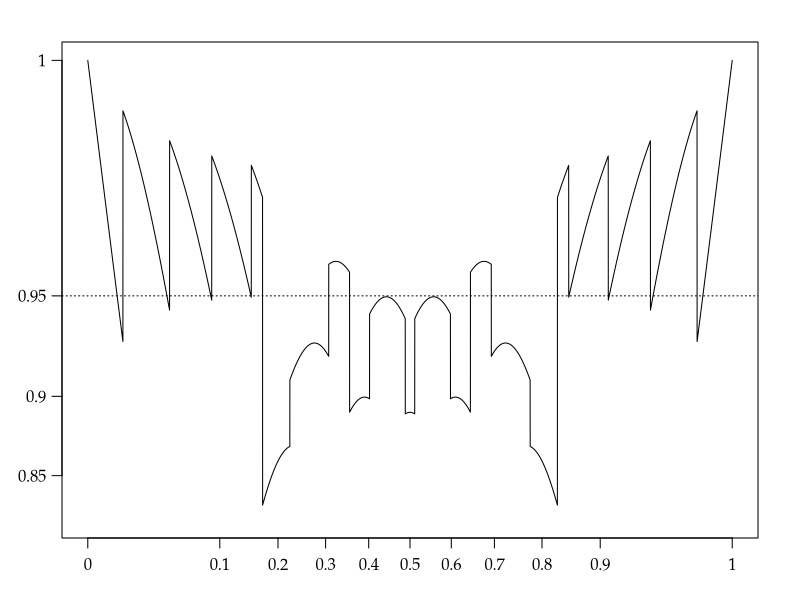

Here is the R script that generated this plot: (Note: this script raises an error after producing the figure.)
args = commandArgs()
basename = sub(".R$", "", sub("^--file=(.*/)?", "", args[grep("^--file=", args)]))
if (length(basename) != 0)
    pdf(file=paste0(basename, "_tmp.pdf"), colormodel="gray", width=7, height=3)
par(family="Palatino")
par(mgp=c(2,0.8,0)) # title and axis margins. default: c(3,1,0)
par(mar=c(3,3,2,2)+0.1) # bottom, left, top, right margins. default: c(5,4,4,2)+0.1

pb = function(x) (2/pi)*asin(sqrt(x))  # pbeta(x,0.5,0.5)
qb = function(z) (sin(pi*z/2))^2       # qbeta(z,0.5,0.5)
binomHPD = function(n, y) {
  a = y + 0.5
  b = n - y + 0.5
  f = function(x) pb(qbeta(x+0.95,a,b))-pb(qbeta(x,a,b))
  x = optimize(f, c(0,0.05), tol=1e-8)$minimum
  qbeta(c(x,x+0.95), a, b)
}
HPD = sapply(0:10, function(y) binomHPD(10,y))
HPD[1,1] = 0
f = function(x) {
  p = dbinom(0:10, 10, x)
  sum(p * (HPD[1,] <= x & x <= HPD[2,]))
}
vf = Vectorize(f)
curve(pb(vf(qb(x))), n=10001, xlab="", ylab="", xaxt="n", yaxt="n", ylim=c(0.72,1))
abline(h=pb(0.95), lty=3)
axis(1, at=pb((0:10)/10), labels=(0:10)/10)
axis(2, at=pb(seq(0.85,1,0.05)), labels=seq(0.85,1,0.05), las=1)

dev.off()
embedFonts(paste0(basename, "_tmp.pdf"), outfile=paste0(basename, ".pdf"),
           options="-c \"<</NeverEmbed []>> setdistillerparams\" -f ")
